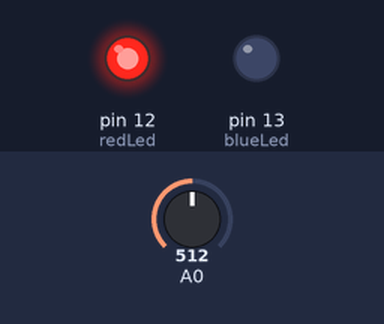
Recording of a sketch running on a simulated Arduino Uno, built with avr-gcc and run on an emulated ATmega328P. Parts: output pins drawn as LEDs (lit = HIGH). Inputs (shaded band) come from the test bench; at power-on: A0 = 512.

Above: at 1.2 s.
1.3 s: A0 set to 218
2.8 s: A0 set to 186
At 3.5 s:
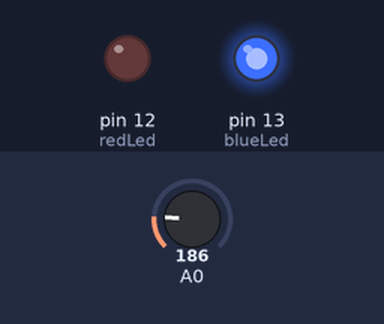
4.3 s: A0 set to 306
At 5.5 s:
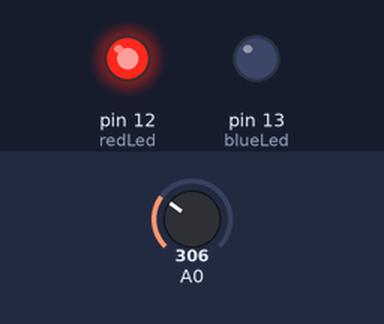
5.8 s: A0 set to 122
At 7.0 s:
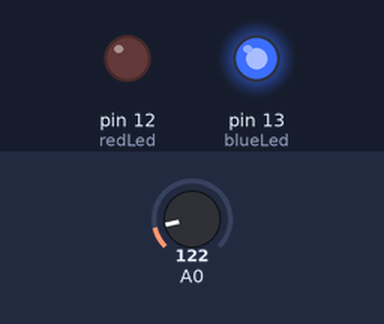
Timing chart, 0 to 8.3 s (numbered marks = the images above; inputs shaded):
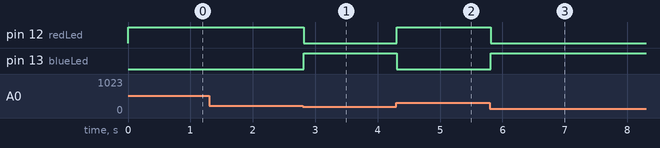

The sketch:

Matrix.ino
```cpp
/*
  Matrix

  Blue LED is on by default, switches to red LED when LDR is hovered.

*/

const int ldrToggleValue = 200;
int redLed = 12;   // GPIO slot for red light
int blueLed = 13;  // GPIO slot for blue light

// the setup function runs once when you press reset or power the board
void setup() {
  Serial.begin(9600);

  // initialize LEDs as outputs
  pinMode(redLed, OUTPUT);
  pinMode(blueLed, OUTPUT);
}

// the loop function runs over and over again forever
void loop() {
  // read the input on analog pin 0:
  int sensorValue = analogRead(A0);

  if (sensorValue > ldrToggleValue)
  {
      digitalWrite(redLed, HIGH);   // toggle red LED on
      digitalWrite(blueLed, LOW);   // toggle blue LED off
  }
  else
  {
      digitalWrite(blueLed, HIGH);   // toggle blue LED on
      digitalWrite(redLed, LOW);     // toggle red LED off
  }

  delay(20);                         // wait for half a second
}
```

Measured:
- the behaviour switches between 201 and 200 on A0 (found by bisection; images 0 and 1)
- after the input at 1.3 s, every drawn part: stays the same
- after the input at 2.8 s, pin 12 (redLed): HIGH → LOW at once; pin 13 (blueLed): LOW → HIGH at once
- after the input at 4.3 s, pin 12 (redLed): LOW → HIGH at once; pin 13 (blueLed): HIGH → LOW at once
- after the input at 5.8 s, pin 12 (redLed): HIGH → LOW at once; pin 13 (blueLed): LOW → HIGH at once
